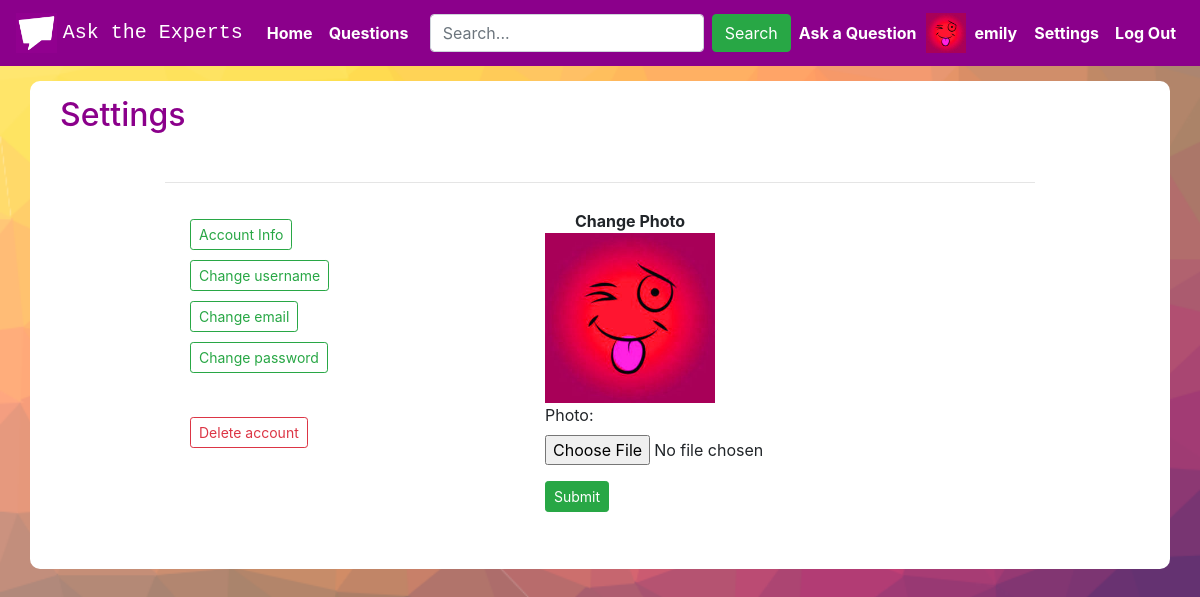
Screenshot of /settings/change-photo (signed in) with the database file from the repository.
### asktheexperts/models.py (models this page shows, shortened)
class User(AbstractUser):
    photo = models.ImageField(upload_to='images/', default="images/default_image.jpg")
    upvote_question = models.ManyToManyField("Question", symmetrical=False, related_name="question_upvoted")
    upvote_answer = models.ManyToManyField("Answer", symmetrical=False, related_name="answer_upvoted")
    downvote_question = models.ManyToManyField("Question", symmetrical=False, related_name="question_downvoted")
    downvote_answer = models.ManyToManyField("Answer", symmetrical=False, related_name="answer_downvoted")
    score = models.IntegerField(default=1)
    joined = models.DateField(auto_now_add=True)

### asktheexperts/views.py (the view)
# urls.py: path("settings/change-photo", views.change_photo, name="change_photo"),
@login_required()
def change_photo(request):
    if request.method == 'POST':
        form = ChangePhotoForm(request.POST, request.FILES, instance=request.user)
        if form.is_valid():
            form.photo = form.cleaned_data["photo"]
            form.save()
            return HttpResponseRedirect(reverse("settings"))
    else:
        return render(request, "asktheexperts/change_photo.html", {
            "form": ChangePhotoForm
        })

### asktheexperts/templates/asktheexperts/change_photo.html (shortened to what this page needs)
{% extends "asktheexperts/settings.html" %}
{% load static %}
{% block div %}
        <div id="account-info-view" class="col">
            <div id="photo-settings" class="col">
                <div class="row justify-content-center">
                    <strong>Change Photo</strong>
                </div>
                <img class="img-fluid" src="{{ user.photo.url }}" height="200px" width="200px">
                <form action="{% url 'change_photo' %}" method="post" enctype="multipart/form-data">
                    <div class="form-group">
                        {{ form.as_p }}
                    </div>
                    <div class="form-group">
                        <input class="btn btn-sm btn-success" type="submit" value="Submit">
                    </div>
                </form>
                <br>
            </div>
        </div>
{% endblock %}

### asktheexperts/templates/asktheexperts/layout.html (shortened to what this page needs)
{% load static %}
<!DOCTYPE html>
<html lang="en">
    <head>
        <link rel="stylesheet" href="https://stackpath.bootstrapcdn.com/bootstrap/4.4.1/css/bootstrap.min.css">
        <link href="{% static 'asktheexperts/styles.css' %}" rel="stylesheet">
    </head>
    <body>
        <nav id="nav-bar" class="navbar navbar-expand-lg navbar-dark">
            <a class="navbar-brand" href="{% url 'index' %}">
                <img src="/static/logo.png" height="40px" loading="lazy">
                <span id="ask-name">Ask the Experts</span>
            </a>
            <div class="collapse navbar-collapse" id="navbarSupportedContent">
                <ul class="navbar-nav mr-auto">
                    <li class="nav-item active">
                        <a class="nav-link" href="{% url 'index' %}"><strong>Home</strong> <span class="sr-only">(current)</span></a>
                    </li>
                    <li class="nav-item active">
                        <a class="nav-link" href="{% url 'questions' %}"><strong>Questions</strong></a>
                    </li>
                </ul>
                <ul class="navbar-nav ml-auto">
                    <form class="form-inline my-2 my-lg-0" action="{% url 'search' %}" method="get">
                        <input class="form-control mr-sm-2" type="text" name="q" placeholder="Search..." aria-label="Search">
                        <button class="btn btn-success my-2 my-sm-0" type="submit">Search</button>
                    </form>
                    {% if user.is_authenticated %}
                        <li class="nav-item active">
                            <a class="nav-link" href="{% url 'ask_question' %}"><strong>Ask a Question</strong></a>
                        </li>
                        <a class="no-decoration" href="{% url 'profile' user.id user.username %}">
                            <div class="row" style="margin-left: 1px; margin-right: 1px;">
                                <li class="nav-item active">
                                    <img src="{{ user.photo.url }}" height="40px" width="40px">
                                </li>
                                <li class="nav-item active" style="margin-left: 1px;">
                                    <span class="nav-link"><strong>{{ user.username }}</strong></span>
                                </li>
                            </div>
                        </a>
                        <li class="nav-item active">
                            <a class="nav-link" href="{% url 'settings' %}"><strong>Settings</strong></a>
                        </li>
                        <li class="nav-item active">
                            <a class="nav-link" href="{% url 'logout' %}"><strong>Log Out</strong></a>
                        </li>
                    {% endif %}
                </ul>
            </div>
        </nav>
        {% block body %}
        {% endblock %}
    </body>
</html>

### asktheexperts/static/asktheexperts/styles.css (style rules this page uses)
#nav-bar { background-color: darkmagenta; }
body { background: url('/static/background.png') fixed; background-size: cover; }
#ask-name { font-family: monospace; }
button { background-color: Transparent; background-repeat:no-repeat; border: none; cursor:pointer; overflow: hidden; outline:none; }
#photo-settings { width: 200px; height: 250px; }

### rows the page displays
User: photo (picture), username "emily"
